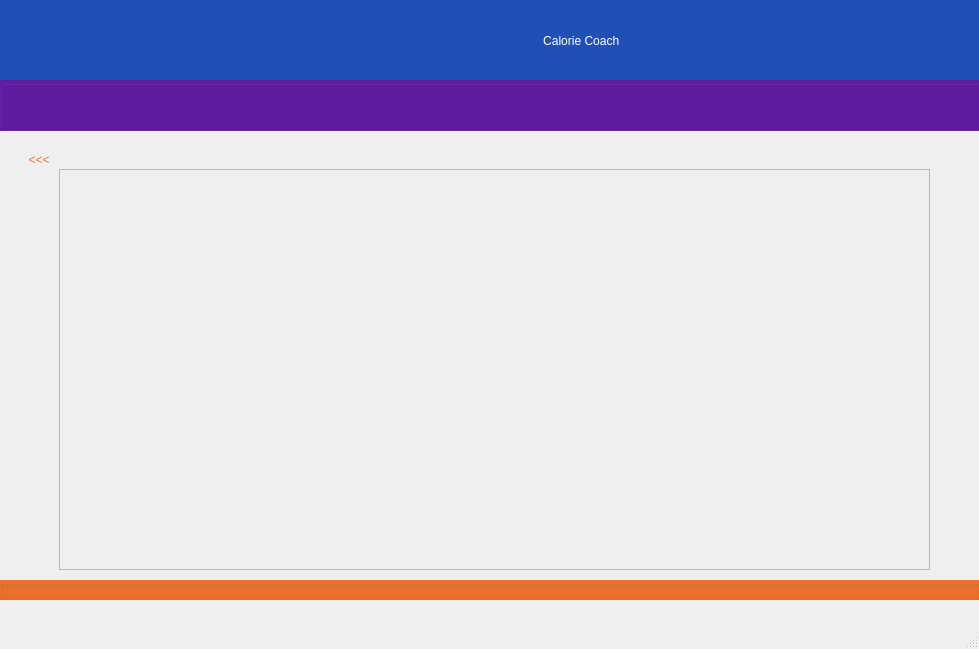
<?xml version="1.0" encoding="UTF-8"?>
<ui version="4.0">
 <class>MainWindow</class>
 <widget class="QMainWindow" name="MainWindow">
  <property name="geometry">
   <rect>
    <x>0</x>
    <y>0</y>
    <width>979</width>
    <height>649</height>
   </rect>
  </property>
  <property name="windowTitle">
   <string>MainWindow</string>
  </property>
  <property name="styleSheet">
   <string notr="true"/>
  </property>
  <widget class="QWidget" name="centralwidget">
   <widget class="QGroupBox" name="top_blue_banner">
    <property name="geometry">
     <rect>
      <x>0</x>
      <y>0</y>
      <width>981</width>
      <height>80</height>
     </rect>
    </property>
    <property name="styleSheet">
     <string notr="true">background-color: rgb(32, 80, 181);</string>
    </property>
    <property name="title">
     <string/>
    </property>
    <widget class="QLabel" name="bmcc_logo_label">
     <property name="geometry">
      <rect>
       <x>0</x>
       <y>0</y>
       <width>471</width>
       <height>81</height>
      </rect>
     </property>
     <property name="text">
      <string/>
     </property>
    </widget>
    <widget class="QLabel" name="calorie_coach_label">
     <property name="geometry">
      <rect>
       <x>470</x>
       <y>0</y>
       <width>511</width>
       <height>81</height>
      </rect>
     </property>
     <property name="styleSheet">
      <string notr="true">font: 700 25pt &quot;Arial&quot;;
color: rgb(255, 255, 255);</string>
     </property>
     <property name="text">
      <string>                      Calorie Coach</string>
     </property>
    </widget>
   </widget>
   <widget class="QGroupBox" name="top_purple_banner">
    <property name="geometry">
     <rect>
      <x>0</x>
      <y>80</y>
      <width>981</width>
      <height>51</height>
     </rect>
    </property>
    <property name="styleSheet">
     <string notr="true">background-color: rgb(96, 26, 162);</string>
    </property>
    <property name="title">
     <string/>
    </property>
   </widget>
   <widget class="QGroupBox" name="bottom_orange_footer">
    <property name="geometry">
     <rect>
      <x>0</x>
      <y>580</y>
      <width>981</width>
      <height>20</height>
     </rect>
    </property>
    <property name="styleSheet">
     <string notr="true">background-color: rgb(237, 112, 45);</string>
    </property>
    <property name="title">
     <string/>
    </property>
   </widget>
   <widget class="QStackedWidget" name="page_stack">
    <property name="geometry">
     <rect>
      <x>-1</x>
      <y>129</y>
      <width>981</width>
      <height>451</height>
     </rect>
    </property>
    <property name="currentIndex">
     <number>5</number>
    </property>
    <widget class="QWidget" name="base_page_i0">
     <widget class="QPushButton" name="register_btn">
      <property name="geometry">
       <rect>
        <x>0</x>
        <y>340</y>
        <width>141</width>
        <height>61</height>
       </rect>
      </property>
      <property name="styleSheet">
       <string notr="true">color: rgb(237, 112, 45);</string>
      </property>
      <property name="text">
       <string>Register</string>
      </property>
     </widget>
     <widget class="QPushButton" name="login_btn">
      <property name="geometry">
       <rect>
        <x>840</x>
        <y>340</y>
        <width>141</width>
        <height>61</height>
       </rect>
      </property>
      <property name="styleSheet">
       <string notr="true">color: rgb(237, 112, 45);</string>
      </property>
      <property name="text">
       <string>Login</string>
      </property>
     </widget>
    </widget>
    <widget class="QWidget" name="register_page_i1">
     <widget class="QGroupBox" name="registerp_register_box">
      <property name="geometry">
       <rect>
        <x>40</x>
        <y>10</y>
        <width>901</width>
        <height>431</height>
       </rect>
      </property>
      <property name="title">
       <string/>
      </property>
      <widget class="QLabel" name="registerp_register_label">
       <property name="geometry">
        <rect>
         <x>410</x>
         <y>10</y>
         <width>111</width>
         <height>31</height>
        </rect>
       </property>
       <property name="styleSheet">
        <string notr="true">font: 700 18pt &quot;Arial&quot;;
color: rgb(237, 112, 45);</string>
       </property>
       <property name="text">
        <string>Register</string>
       </property>
      </widget>
      <widget class="QPushButton" name="registerp_submit_button">
       <property name="geometry">
        <rect>
         <x>330</x>
         <y>390</y>
         <width>221</width>
         <height>41</height>
        </rect>
       </property>
       <property name="styleSheet">
        <string notr="true">color: rgb(237, 112, 45);</string>
       </property>
       <property name="text">
        <string>Submit</string>
       </property>
      </widget>
      <widget class="QWidget" name="layoutWidget">
       <property name="geometry">
        <rect>
         <x>40</x>
         <y>50</y>
         <width>391</width>
         <height>331</height>
        </rect>
       </property>
       <layout class="QVBoxLayout" name="verticalLayout">
        <item>
         <layout class="QHBoxLayout" name="horizontalLayout">
          <item>
           <widget class="QLabel" name="registerp_name_label">
            <property name="text">
             <string>First Name</string>
            </property>
           </widget>
          </item>
          <item>
           <widget class="QLineEdit" name="registerp_name_line_edit"/>
          </item>
         </layout>
        </item>
        <item>
         <layout class="QHBoxLayout" name="horizontalLayout_2">
          <item>
           <widget class="QLabel" name="registerp_username_label">
            <property name="text">
             <string>Username</string>
            </property>
           </widget>
          </item>
          <item>
           <widget class="QLineEdit" name="registerp_username_line_edit"/>
          </item>
         </layout>
        </item>
        <item>
         <layout class="QHBoxLayout" name="horizontalLayout_3">
          <item>
           <widget class="QLabel" name="register_email_label">
            <property name="text">
             <string>BMCC Email</string>
            </property>
           </widget>
          </item>
          <item>
           <widget class="QLineEdit" name="registerp_email_line_edit"/>
          </item>
         </layout>
        </item>
        <item>
         <layout class="QHBoxLayout" name="horizontalLayout_4">
          <item>
           <widget class="QLabel" name="registerp_password_label">
            <property name="text">
             <string>Password</string>
            </property>
           </widget>
          </item>
          <item>
           <widget class="QLineEdit" name="registerp_password_line_edit"/>
          </item>
         </layout>
        </item>
        <item>
         <layout class="QHBoxLayout" name="horizontalLayout_5">
          <item>
           <widget class="QLabel" name="registerp_confirm_password_label">
            <property name="text">
             <string>Confirm Password</string>
            </property>
           </widget>
          </item>
          <item>
           <widget class="QLineEdit" name="registerp_confirm_passwor_line_edit"/>
          </item>
         </layout>
        </item>
       </layout>
      </widget>
      <widget class="QWidget" name="layoutWidget">
       <property name="geometry">
        <rect>
         <x>470</x>
         <y>50</y>
         <width>391</width>
         <height>331</height>
        </rect>
       </property>
       <layout class="QVBoxLayout" name="verticalLayout_2">
        <item>
         <layout class="QHBoxLayout" name="horizontalLayout_6">
          <item>
           <widget class="QLabel" name="registerp_physical_activity_label">
            <property name="text">
             <string>Physical Activity</string>
            </property>
           </widget>
          </item>
          <item>
           <widget class="QComboBox" name="registerp_physical_activity_drop_down">
            <item>
             <property name="text">
              <string/>
             </property>
            </item>
            <item>
             <property name="text">
              <string>Sedentary</string>
             </property>
            </item>
            <item>
             <property name="text">
              <string>Light</string>
             </property>
            </item>
            <item>
             <property name="text">
              <string>Moderate</string>
             </property>
            </item>
            <item>
             <property name="text">
              <string>Very</string>
             </property>
            </item>
            <item>
             <property name="text">
              <string>Intense</string>
             </property>
            </item>
           </widget>
          </item>
         </layout>
        </item>
        <item>
         <layout class="QHBoxLayout" name="horizontalLayout_7">
          <item>
           <widget class="QLabel" name="registerp_age_label">
            <property name="text">
             <string>Age</string>
            </property>
           </widget>
          </item>
          <item>
           <widget class="QComboBox" name="registerp_age_drop_down">
            <item>
             <property name="text">
              <string/>
             </property>
            </item>
            <item>
             <property name="text">
              <string>17</string>
             </property>
            </item>
            <item>
             <property name="text">
              <string>18</string>
             </property>
            </item>
            <item>
             <property name="text">
              <string>19</string>
             </property>
            </item>
            <item>
             <property name="text">
              <string>20</string>
             </property>
            </item>
            <item>
             <property name="text">
              <string>21</string>
             </property>
            </item>
            <item>
             <property name="text">
              <string>22</string>
             </property>
            </item>
            <item>
             <property name="text">
              <string>23</string>
             </property>
            </item>
            <item>
             <property name="text">
              <string>24</string>
             </property>
            </item>
            <item>
             <property name="text">
              <string>25</string>
             </property>
            </item>
            <item>
             <property name="text">
              <string>26</string>
             </property>
            </item>
            <item>
             <property name="text">
              <string>27</string>
             </property>
            </item>
            <item>
             <property name="text">
              <string>28</string>
             </property>
            </item>
            <item>
             <property name="text">
              <string>29</string>
             </property>
            </item>
            <item>
             <property name="text">
              <string>30</string>
             </property>
            </item>
            <item>
             <property name="text">
              <string>31</string>
             </property>
            </item>
            <item>
             <property name="text">
              <string>32</string>
             </property>
            </item>
            <item>
             <property name="text">
              <string>33</string>
             </property>
            </item>
            <item>
             <property name="text">
              <string>34</string>
             </property>
            </item>
            <item>
             <property name="text">
              <string>35</string>
             </property>
            </item>
            <item>
             <property name="text">
              <string>36</string>
             </property>
            </item>
            <item>
             <property name="text">
              <string>37</string>
             </property>
            </item>
            <item>
             <property name="text">
              <string>38</string>
             </property>
            </item>
            <item>
             <property name="text">
              <string>39</string>
             </property>
            </item>
            <item>
             <property name="text">
              <string>40</string>
             </property>
            </item>
            <item>
             <property name="text">
              <string>41</string>
             </property>
            </item>
            <item>
             <property name="text">
              <string>42</string>
             </property>
            </item>
            <item>
             <property name="text">
              <string>43</string>
             </property>
            </item>
            <item>
             <property name="text">
              <string>44</string>
             </property>
            </item>
            <item>
             <property name="text">
              <string>45</string>
             </property>
            </item>
            <item>
             <property name="text">
              <string>46</string>
             </property>
            </item>
            <item>
             <property name="text">
              <string>47</string>
             </property>
            </item>
            <item>
             <property name="text">
              <string>48</string>
             </property>
            </item>
            <item>
             <property name="text">
              <string>49</string>
             </property>
            </item>
            <item>
             <property name="text">
              <string>50</string>
             </property>
            </item>
            <item>
             <property name="text">
              <string>51</string>
             </property>
            </item>
            <item>
             <property name="text">
              <string>52</string>
             </property>
            </item>
            <item>
             <property name="text">
              <string>53</string>
             </property>
            </item>
            <item>
             <property name="text">
              <string>54</string>
             </property>
            </item>
            <item>
             <property name="text">
              <string>55</string>
             </property>
            </item>
            <item>
             <property name="text">
              <string>56</string>
             </property>
            </item>
            <item>
             <property name="text">
              <string>57</string>
             </property>
            </item>
            <item>
             <property name="text">
              <string>58</string>
             </property>
            </item>
            <item>
             <property name="text">
              <string>59</string>
             </property>
            </item>
            <item>
             <property name="text">
              <string>60</string>
             </property>
            </item>
            <item>
             <property name="text">
              <string>61</string>
             </property>
            </item>
            <item>
             <property name="text">
              <string>62</string>
             </property>
            </item>
            <item>
             <property name="text">
              <string>63</string>
             </property>
            </item>
            <item>
             <property name="text">
              <string>64</string>
             </property>
            </item>
            <item>
             <property name="text">
              <string>65</string>
             </property>
            </item>
            <item>
             <property name="text">
              <string>66</string>
             </property>
            </item>
            <item>
             <property name="text">
              <string>67</string>
             </property>
            </item>
            <item>
             <property name="text">
              <string>68</string>
             </property>
            </item>
            <item>
             <property name="text">
              <string>69</string>
             </property>
            </item>
            <item>
             <property name="text">
              <string>70</string>
             </property>
            </item>
            <item>
             <property name="text">
              <string>71</string>
             </property>
            </item>
            <item>
             <property name="text">
              <string>72</string>
             </property>
            </item>
            <item>
             <property name="text">
              <string>73</string>
             </property>
            </item>
            <item>
             <property name="text">
              <string>74</string>
             </property>
            </item>
            <item>
             <property name="text">
              <string>75</string>
             </property>
            </item>
            <item>
             <property name="text">
              <string>76</string>
             </property>
            </item>
            <item>
             <property name="text">
              <string>77</string>
             </property>
            </item>
            <item>
             <property name="text">
              <string>78</string>
             </property>
            </item>
            <item>
             <property name="text">
              <string>79</string>
             </property>
            </item>
            <item>
             <property name="text">
              <string>80</string>
             </property>
            </item>
            <item>
             <property name="text">
              <string>81</string>
             </property>
            </item>
            <item>
             <property name="text">
              <string>82</string>
             </property>
            </item>
            <item>
             <property name="text">
              <string>83</string>
             </property>
            </item>
            <item>
             <property name="text">
              <string>84</string>
             </property>
            </item>
            <item>
             <property name="text">
              <string>85</string>
             </property>
            </item>
            <item>
             <property name="text">
              <string>86</string>
             </property>
            </item>
            <item>
             <property name="text">
              <string>87</string>
             </property>
            </item>
            <item>
             <property name="text">
              <string>88</string>
             </property>
            </item>
            <item>
             <property name="text">
              <string>89</string>
             </property>
            </item>
            <item>
             <property name="text">
              <string>90</string>
             </property>
            </item>
           </widget>
          </item>
         </layout>
        </item>
        <item>
         <layout class="QHBoxLayout" name="horizontalLayout_8">
          <item>
           <widget class="QLabel" name="registerp_height_label">
            <property name="text">
             <string>Height</string>
            </property>
           </widget>
          </item>
          <item>
           <widget class="QComboBox" name="registerp_height_feet_drop_down">
            <item>
             <property name="text">
              <string/>
             </property>
            </item>
            <item>
             <property name="text">
              <string>4</string>
             </property>
            </item>
            <item>
             <property name="text">
              <string>5</string>
             </property>
            </item>
            <item>
             <property name="text">
              <string>6</string>
             </property>
            </item>
            <item>
             <property name="text">
              <string>7</string>
             </property>
            </item>
            <item>
             <property name="text">
              <string>8</string>
             </property>
            </item>
           </widget>
          </item>
          <item>
           <widget class="QLabel" name="registerp_height_appostrophe_label">
            <property name="styleSheet">
             <string notr="true">font: 700 18pt &quot;Arial&quot;;</string>
            </property>
            <property name="text">
             <string>&quot;</string>
            </property>
           </widget>
          </item>
          <item>
           <widget class="QComboBox" name="registerp_height_inches_drop_down">
            <item>
             <property name="text">
              <string/>
             </property>
            </item>
            <item>
             <property name="text">
              <string>0</string>
             </property>
            </item>
            <item>
             <property name="text">
              <string>1</string>
             </property>
            </item>
            <item>
             <property name="text">
              <string>2</string>
             </property>
            </item>
            <item>
             <property name="text">
              <string>3</string>
             </property>
            </item>
            <item>
             <property name="text">
              <string>4</string>
             </property>
            </item>
            <item>
             <property name="text">
              <string>5</string>
             </property>
            </item>
            <item>
             <property name="text">
              <string>6</string>
             </property>
            </item>
            <item>
             <property name="text">
              <string>7</string>
             </property>
            </item>
            <item>
             <property name="text">
              <string>8</string>
             </property>
            </item>
            <item>
             <property name="text">
              <string>9</string>
             </property>
            </item>
            <item>
             <property name="text">
              <string>10</string>
             </property>
            </item>
            <item>
             <property name="text">
              <string>11</string>
             </property>
            </item>
           </widget>
          </item>
         </layout>
        </item>
        <item>
         <layout class="QHBoxLayout" name="horizontalLayout_9">
          <item>
           <widget class="QLabel" name="registerp_weight_label">
            <property name="text">
             <string>Weight</string>
            </property>
           </widget>
          </item>
          <item>
           <widget class="QLineEdit" name="registerp_weight_line_edit"/>
          </item>
         </layout>
        </item>
        <item>
         <layout class="QHBoxLayout" name="horizontalLayout_10">
          <item>
           <widget class="QLabel" name="registerp_gender_label">
            <property name="text">
             <string>Gender</string>
            </property>
           </widget>
          </item>
          <item>
           <widget class="QComboBox" name="registerp_gender_drop_down">
            <item>
             <property name="text">
              <string/>
             </property>
            </item>
            <item>
             <property name="text">
              <string>M</string>
             </property>
            </item>
            <item>
             <property name="text">
              <string>F</string>
             </property>
            </item>
           </widget>
          </item>
         </layout>
        </item>
       </layout>
      </widget>
     </widget>
     <widget class="QPushButton" name="registerp_back_btn">
      <property name="geometry">
       <rect>
        <x>-20</x>
        <y>0</y>
        <width>91</width>
        <height>61</height>
       </rect>
      </property>
      <property name="styleSheet">
       <string notr="true">font: 700 18pt &quot;Arial&quot;;
color: rgb(237, 112, 45);
border-radius: 4px;</string>
      </property>
      <property name="text">
       <string>&lt;&lt;&lt;</string>
      </property>
     </widget>
    </widget>
    <widget class="QWidget" name="login_page_i2">
     <widget class="QGroupBox" name="loginp_login_box">
      <property name="enabled">
       <bool>true</bool>
      </property>
      <property name="geometry">
       <rect>
        <x>270</x>
        <y>20</y>
        <width>441</width>
        <height>401</height>
       </rect>
      </property>
      <property name="title">
       <string/>
      </property>
      <widget class="QLabel" name="login_labelpp">
       <property name="geometry">
        <rect>
         <x>190</x>
         <y>40</y>
         <width>121</width>
         <height>51</height>
        </rect>
       </property>
       <property name="styleSheet">
        <string notr="true">font: 700 18pt &quot;Arial&quot;;
color: rgb(237, 112, 45);</string>
       </property>
       <property name="text">
        <string>Login</string>
       </property>
      </widget>
      <widget class="QPushButton" name="loginp_submit_login_btn">
       <property name="geometry">
        <rect>
         <x>170</x>
         <y>270</y>
         <width>121</width>
         <height>32</height>
        </rect>
       </property>
       <property name="styleSheet">
        <string notr="true">color: rgb(7, 7, 7);</string>
       </property>
       <property name="text">
        <string>Login</string>
       </property>
      </widget>
      <widget class="QWidget" name="layoutWidget_2">
       <property name="geometry">
        <rect>
         <x>70</x>
         <y>120</y>
         <width>291</width>
         <height>131</height>
        </rect>
       </property>
       <layout class="QVBoxLayout" name="verticalLayout_3">
        <item>
         <layout class="QHBoxLayout" name="horizontalLayout_11">
          <item>
           <widget class="QLabel" name="loginp_username_label">
            <property name="text">
             <string>Username</string>
            </property>
           </widget>
          </item>
          <item>
           <widget class="QLineEdit" name="loginp_username_line_edit"/>
          </item>
         </layout>
        </item>
        <item>
         <layout class="QHBoxLayout" name="horizontalLayout_12">
          <item>
           <widget class="QLabel" name="loginp_password_label">
            <property name="text">
             <string>Password</string>
            </property>
           </widget>
          </item>
          <item>
           <widget class="QLineEdit" name="loginp_password_line_edit">
            <property name="echoMode">
             <enum>QLineEdit::Password</enum>
            </property>
           </widget>
          </item>
         </layout>
        </item>
       </layout>
      </widget>
     </widget>
     <widget class="QPushButton" name="loginp_back_btn">
      <property name="geometry">
       <rect>
        <x>-1</x>
        <y>-10</y>
        <width>101</width>
        <height>61</height>
       </rect>
      </property>
      <property name="styleSheet">
       <string notr="true">font: 700 18pt &quot;Arial&quot;;
color: rgb(237, 112, 45);
border-radius: 4px;</string>
      </property>
      <property name="text">
       <string>&lt;&lt;&lt;</string>
      </property>
     </widget>
    </widget>
    <widget class="QWidget" name="user_profile_page_i3">
     <widget class="QWidget" name="layoutWidget_3">
      <property name="geometry">
       <rect>
        <x>20</x>
        <y>20</y>
        <width>351</width>
        <height>371</height>
       </rect>
      </property>
      <layout class="QVBoxLayout" name="verticalLayout_4">
       <item>
        <layout class="QHBoxLayout" name="horizontalLayout_13">
         <item>
          <widget class="QLabel" name="userpp_name_label">
           <property name="text">
            <string>Name</string>
           </property>
          </widget>
         </item>
         <item>
          <widget class="QLabel" name="userpp_name_display_label">
           <property name="text">
            <string/>
           </property>
          </widget>
         </item>
        </layout>
       </item>
       <item>
        <layout class="QHBoxLayout" name="horizontalLayout_14">
         <item>
          <widget class="QLabel" name="userpp_age_label">
           <property name="text">
            <string>Age</string>
           </property>
          </widget>
         </item>
         <item>
          <widget class="QLabel" name="userpp_age_display_label">
           <property name="text">
            <string/>
           </property>
          </widget>
         </item>
        </layout>
       </item>
       <item>
        <layout class="QHBoxLayout" name="horizontalLayout_15">
         <item>
          <widget class="QLabel" name="userpp_weight_label">
           <property name="text">
            <string>Weight</string>
           </property>
          </widget>
         </item>
         <item>
          <widget class="QLabel" name="userpp_weight_display_label">
           <property name="text">
            <string/>
           </property>
          </widget>
         </item>
        </layout>
       </item>
       <item>
        <layout class="QHBoxLayout" name="horizontalLayout_16">
         <item>
          <widget class="QLabel" name="userpp_height_label">
           <property name="text">
            <string>Height</string>
           </property>
          </widget>
         </item>
         <item>
          <widget class="QLabel" name="userpp_height_display_label">
           <property name="text">
            <string/>
           </property>
          </widget>
         </item>
        </layout>
       </item>
       <item>
        <layout class="QHBoxLayout" name="horizontalLayout_17">
         <item>
          <widget class="QLabel" name="userpp_gender_label">
           <property name="text">
            <string>Gender</string>
           </property>
          </widget>
         </item>
         <item>
          <widget class="QLabel" name="userpp_gender_display_label">
           <property name="text">
            <string/>
           </property>
          </widget>
         </item>
        </layout>
       </item>
       <item>
        <layout class="QHBoxLayout" name="horizontalLayout_18">
         <item>
          <widget class="QLabel" name="userpp_physical_activity_label">
           <property name="text">
            <string>Average Physical Activities</string>
           </property>
          </widget>
         </item>
         <item>
          <widget class="QLabel" name="userpp_physical_activity_display_label">
           <property name="text">
            <string/>
           </property>
          </widget>
         </item>
        </layout>
       </item>
      </layout>
     </widget>
     <widget class="QTextBrowser" name="userpp_nutrifact_text_browser">
      <property name="geometry">
       <rect>
        <x>470</x>
        <y>90</y>
        <width>501</width>
        <height>191</height>
       </rect>
      </property>
      <property name="styleSheet">
       <string notr="true">font: 700 18pt &quot;Arial&quot;;
text-align: center;
background-color: rgb(236, 236, 236);</string>
      </property>
     </widget>
     <widget class="QLabel" name="userpp_nutrifact_label">
      <property name="geometry">
       <rect>
        <x>660</x>
        <y>40</y>
        <width>131</width>
        <height>41</height>
       </rect>
      </property>
      <property name="styleSheet">
       <string notr="true">font: 700 18pt &quot;Arial&quot;;
color: rgb(237, 112, 45);</string>
      </property>
      <property name="text">
       <string>Nutrifacts</string>
      </property>
     </widget>
     <widget class="QPushButton" name="userpp_get_coached_btn">
      <property name="geometry">
       <rect>
        <x>470</x>
        <y>390</y>
        <width>211</width>
        <height>61</height>
       </rect>
      </property>
      <property name="styleSheet">
       <string notr="true">font: 700 18pt &quot;Arial&quot;;
color: rgb(237, 112, 45);</string>
      </property>
      <property name="text">
       <string>Get Coached</string>
      </property>
      <property name="flat">
       <bool>false</bool>
      </property>
     </widget>
     <widget class="QPushButton" name="userpp_new_fact_btn">
      <property name="geometry">
       <rect>
        <x>830</x>
        <y>290</y>
        <width>131</width>
        <height>32</height>
       </rect>
      </property>
      <property name="styleSheet">
       <string notr="true">color: rgb(237, 112, 45);</string>
      </property>
      <property name="text">
       <string>New Fact</string>
      </property>
     </widget>
     <widget class="QWidget" name="layoutWidget_4">
      <property name="geometry">
       <rect>
        <x>20</x>
        <y>400</y>
        <width>381</width>
        <height>51</height>
       </rect>
      </property>
      <layout class="QHBoxLayout" name="horizontalLayout_19">
       <item>
        <widget class="QLabel" name="userpp_recommended_calories_label">
         <property name="styleSheet">
          <string notr="true">font: 700 18pt &quot;Arial&quot;;</string>
         </property>
         <property name="text">
          <string>Recommended Daily Calorie Intake</string>
         </property>
        </widget>
       </item>
       <item>
        <widget class="QLabel" name="userpp_recommended_calorie_display_label">
         <property name="styleSheet">
          <string notr="true">font: 700 18pt &quot;Arial&quot;;
</string>
         </property>
         <property name="text">
          <string/>
         </property>
        </widget>
       </item>
      </layout>
     </widget>
     <widget class="QPushButton" name="userpp_logout_btn">
      <property name="geometry">
       <rect>
        <x>880</x>
        <y>0</y>
        <width>100</width>
        <height>61</height>
       </rect>
      </property>
      <property name="styleSheet">
       <string notr="true">font: 700 18pt &quot;Arial&quot;;
color: rgb(237, 112, 45);
border-radius: 2px;</string>
      </property>
      <property name="text">
       <string>Log Out</string>
      </property>
     </widget>
    </widget>
    <widget class="QWidget" name="daily_intake_page_i4">
     <widget class="QWidget" name="layoutWidget_5">
      <property name="geometry">
       <rect>
        <x>280</x>
        <y>100</y>
        <width>421</width>
        <height>271</height>
       </rect>
      </property>
      <layout class="QVBoxLayout" name="verticalLayout_5">
       <item>
        <layout class="QHBoxLayout" name="horizontalLayout_20">
         <item>
          <widget class="QLabel" name="daily_intakep_consumed_calories_label">
           <property name="text">
            <string>Calories consumed </string>
           </property>
          </widget>
         </item>
         <item>
          <widget class="QLineEdit" name="daily_intakep_consumed_calorie_line_edit"/>
         </item>
        </layout>
       </item>
       <item>
        <layout class="QHBoxLayout" name="horizontalLayout_23">
         <item>
          <widget class="QLabel" name="daily_intakep_desired_calories">
           <property name="text">
            <string>Desired Calories to Consume</string>
           </property>
          </widget>
         </item>
         <item>
          <widget class="QLineEdit" name="daily_intakep_desired_calories_line_edit"/>
         </item>
        </layout>
       </item>
       <item>
        <layout class="QHBoxLayout" name="horizontalLayout_21">
         <item>
          <widget class="QLabel" name="daily_intakep_amt_to_spend_label">
           <property name="text">
            <string>Amount to spend</string>
           </property>
          </widget>
         </item>
         <item>
          <widget class="QLabel" name="label_display_amt_spend">
           <property name="text">
            <string>   $0       </string>
           </property>
          </widget>
         </item>
         <item>
          <widget class="QSlider" name="daily_intakep_amt_to_spend_slider">
           <property name="orientation">
            <enum>Qt::Horizontal</enum>
           </property>
          </widget>
         </item>
        </layout>
       </item>
       <item>
        <layout class="QHBoxLayout" name="horizontalLayout_22">
         <item>
          <widget class="QLabel" name="daily_intakep_meal_time_label">
           <property name="text">
            <string>Meal time</string>
           </property>
          </widget>
         </item>
         <item>
          <widget class="QComboBox" name="daily_intakep_meal_time_drop_down">
           <item>
            <property name="text">
             <string>Breakfast</string>
            </property>
           </item>
           <item>
            <property name="text">
             <string>Lunch</string>
            </property>
           </item>
           <item>
            <property name="text">
             <string>Dinner</string>
            </property>
           </item>
          </widget>
         </item>
        </layout>
       </item>
      </layout>
     </widget>
     <widget class="QLabel" name="daily_intakep_calorie_coach_label">
      <property name="geometry">
       <rect>
        <x>430</x>
        <y>50</y>
        <width>141</width>
        <height>41</height>
       </rect>
      </property>
      <property name="styleSheet">
       <string notr="true">font: 700 18pt &quot;Arial&quot;;
color: rgb(237, 112, 45);</string>
      </property>
      <property name="text">
       <string>Calorie Coach</string>
      </property>
     </widget>
     <widget class="QPushButton" name="submit_calories_coach">
      <property name="geometry">
       <rect>
        <x>450</x>
        <y>380</y>
        <width>100</width>
        <height>32</height>
       </rect>
      </property>
      <property name="styleSheet">
       <string notr="true">color: rgb(237, 112, 45);</string>
      </property>
      <property name="text">
       <string>Submit</string>
      </property>
     </widget>
     <widget class="QPushButton" name="daily_intakep_back_btn">
      <property name="geometry">
       <rect>
        <x>-10</x>
        <y>0</y>
        <width>100</width>
        <height>61</height>
       </rect>
      </property>
      <property name="styleSheet">
       <string notr="true">font: 700 18pt &quot;Arial&quot;;
color: rgb(237, 112, 45);
border-radius: 4px;</string>
      </property>
      <property name="text">
       <string>&lt;&lt;&lt;</string>
      </property>
     </widget>
    </widget>
    <widget class="QWidget" name="display_foods_page_i5">
     <widget class="QPushButton" name="display_foodp_back_btn">
      <property name="geometry">
       <rect>
        <x>-10</x>
        <y>0</y>
        <width>100</width>
        <height>61</height>
       </rect>
      </property>
      <property name="styleSheet">
       <string notr="true">font: 700 18pt &quot;Arial&quot;;
color: rgb(237, 112, 45);
border-radius: 4px;</string>
      </property>
      <property name="text">
       <string>&lt;&lt;&lt;</string>
      </property>
     </widget>
     <widget class="QScrollArea" name="display_foodp_scroll_area">
      <property name="geometry">
       <rect>
        <x>60</x>
        <y>40</y>
        <width>871</width>
        <height>401</height>
       </rect>
      </property>
      <property name="widgetResizable">
       <bool>true</bool>
      </property>
      <widget class="QWidget" name="scrollAreaWidgetContents">
       <property name="geometry">
        <rect>
         <x>0</x>
         <y>0</y>
         <width>869</width>
         <height>399</height>
        </rect>
       </property>
       <layout class="QVBoxLayout" name="verticalLayout_7">
        <item>
         <layout class="QVBoxLayout" name="display_foodp_verticalLayout"/>
        </item>
       </layout>
      </widget>
     </widget>
    </widget>
   </widget>
  </widget>
  <widget class="QMenuBar" name="menubar">
   <property name="geometry">
    <rect>
     <x>0</x>
     <y>0</y>
     <width>979</width>
     <height>22</height>
    </rect>
   </property>
  </widget>
  <widget class="QStatusBar" name="statusbar"/>
 </widget>
 <resources/>
 <connections/>
</ui>
